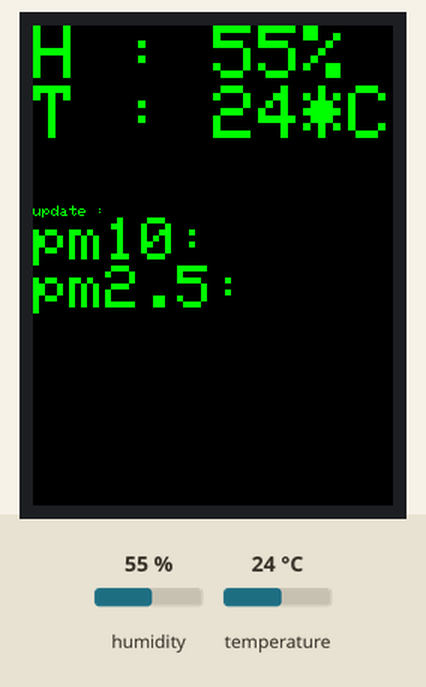
The sketch below on a simulated Arduino MKR. Shown: 240×320 colour display. The test bench sets the inputs (shaded band); at power-on: humidity 55 %, temperature 24 °C. WiFi joins after 1.5 s; servers stay silent unless stated; not simulated (calls return 0 or success): arduino_secrets.h; what the sketch prints to the serial monitor is not drawn.

Above: at 1.8 s.
1.9 s: humidity set to 22 %
At 4.3 s:
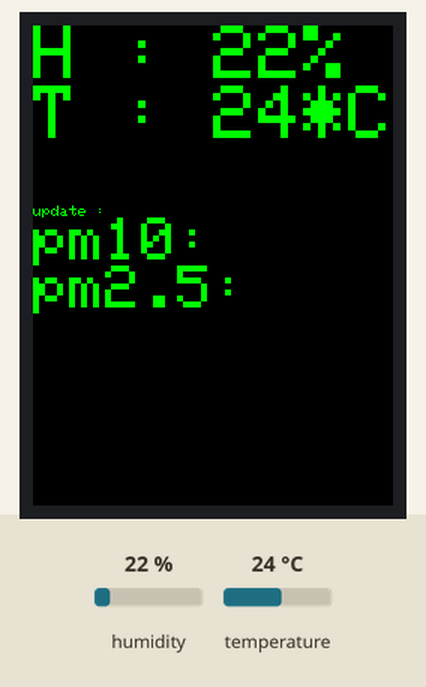
8.1 s: temperature set to 12 °C
At 9.9 s:
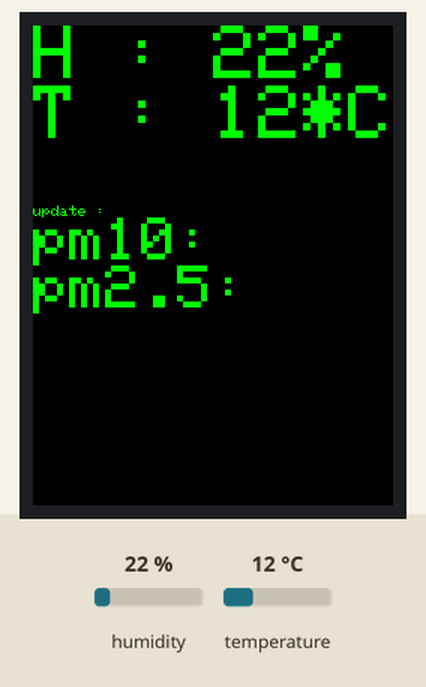
12.6 s: humidity set to 40 %
At 14.8 s:
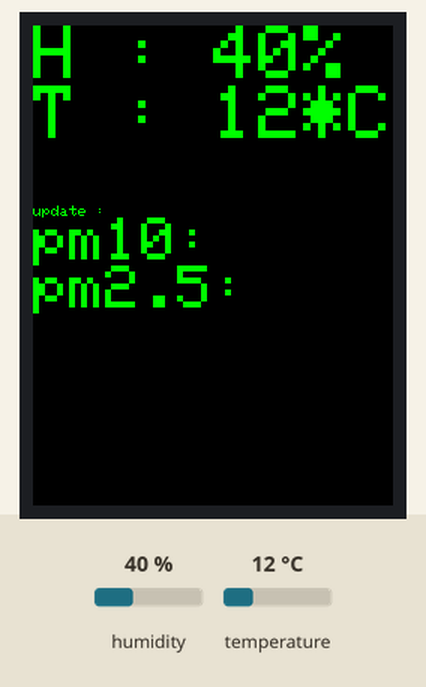
16.9 s: temperature set to 19 °C
At 62.4 s:
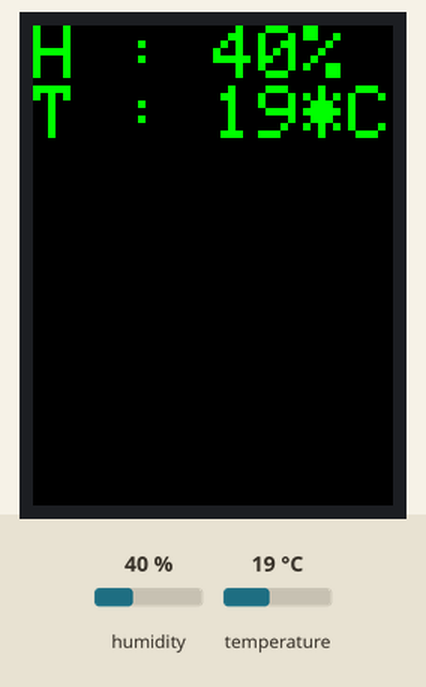
Timing chart, 0 to 63.3 s (numbered marks = the images above; inputs shaded):
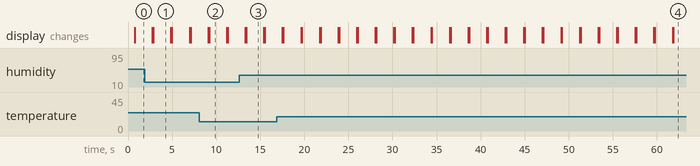

Measured:
- after the input at 1.9 s, the display: first differs from a run without the input after 0.98 s (image 1)
- after the input at 8.1 s, the display: first differs from a run without the input after 1.1 s (image 2)
- after the input at 12.6 s, the display: first differs from a run without the input after 0.81 s (image 3)
- what the display in image 1 shows lasts 2.0 s, from 2.9 s to 4.9 s

The sketch:

dust04_dth11_ili9341.ino
```cpp
//https://www.kocoafab.cc/make/view/709
//http://ilikesan.com/561

#include <SPI.h>
#include <WiFi101.h>
#include "arduino_secrets.h"

#include "Adafruit_GFX.h"
#include "Adafruit_ILI9341.h"
#include <DHT.h>
#include <Wire.h>

#define APIKEY    "il%2FNLlWOP4UfsTvE%2B4DJQaZyjekaA%3D%3D"
#define CITY    "장유동"//"신풍동"
#define VERSION    "1.3"

///////please enter your sensitive data in the Secret tab/arduino_secrets.h
char ssid[] = "";        // your network SSID (name)
char pass[] = "";    // your network password (use for WPA, or use as key for WEP)
int keyIndex = 0;            // your network key Index number (needed only for WEP)

int status = WL_IDLE_STATUS;

char server[] = "openapi.airkorea.or.kr";

unsigned long lastConnectionTime = 0;         // last time you connected to the server, in milliseconds
const unsigned long postingInterval = 1*60000; // delay between updates, in milliseconds

boolean getIsConnected = false;

String rcvbuf;

int pm10 = 0;
int pm25 = 0;

int count = 0;


// For MKR1000
#define TFT_MISO 10 // SDO/MISO
#define TFT_CLK 9 // SCK
#define TFT_MOSI 8 // SDI/MOSI
#define TFT_DC 7 // DC/RS
#define TFT_CS 6 // CS
#define TFT_RST 5 // RESET
//LED - vcc(3.3V)

Adafruit_ILI9341 tft = Adafruit_ILI9341(TFT_CS, TFT_DC, TFT_MOSI, TFT_CLK, TFT_RST, TFT_MISO);

#define DHTPIN 2
#define DHTTYPE DHT11
DHT dht(DHTPIN,DHTTYPE);

String tft_datatime = "";
String tft_pm10value = "";
String tft_pm25value = "";

// Initialize the Ethernet client library
// with the IP address and port of the server
// that you want to connect to (port 80 is default for HTTP):

WiFiClient client;


void setup() {
  //Initialize serial and wait for port to open:
  Serial.begin(9600);


  tft.begin();

  // read diagnostics (optional but can help debug problems)
  uint8_t x = tft.readcommand8(ILI9341_RDMODE);
  Serial.print("Display Power Mode: 0x"); Serial.println(x, HEX);
  x = tft.readcommand8(ILI9341_RDMADCTL);
  Serial.print("MADCTL Mode: 0x"); Serial.println(x, HEX);
  x = tft.readcommand8(ILI9341_RDPIXFMT);
  Serial.print("Pixel Format: 0x"); Serial.println(x, HEX);
  x = tft.readcommand8(ILI9341_RDIMGFMT);
  Serial.print("Image Format: 0x"); Serial.println(x, HEX);
  x = tft.readcommand8(ILI9341_RDSELFDIAG);
  Serial.print("Self Diagnostic: 0x"); Serial.println(x, HEX);

  Serial.println(F("Benchmark                Time (microseconds)"));
  delay(10);
  Serial.print(F("Screen fill              "));
  //Serial.println(testFillScreen());
  delay(500);


}

void loop() {


  // if you get a connection, report back via serial:


  tft.fillScreen(ILI9341_BLACK);
  tft.setRotation(0); //0~3

  unsigned long start = micros();
  tft.setCursor(0, 0);
  tft.setTextColor(ILI9341_GREEN);
  tft.setTextSize(5);

  float h = dht.readHumidity();
  float t = dht.readTemperature();
  // Read temperature as Fahrenheit (isFahrenheit = true)
  float f = dht.readTemperature(true);

  tft.print("H : ");
  tft.print(int(h));
  tft.println("%");
  tft.print("T : ");
  tft.print(int(t));
  tft.println("*C ");

  int i = 0;

  while (client.available()) {
    char c = client.read();
    Serial.write(c);

    /*i++;
    String line = client.readStringUntil('\n');

    int datatime= line.indexOf("</dataTime>");

    if(datatime>0){
      Serial.println("-----------------------------");
      String tmp_str="<dataTime>";
      String wt_datatime = line.substring(line.indexOf(tmp_str)+tmp_str.length(),datatime);
      Serial.print("datetime : ");
      Serial.println(wt_datatime);
      tft_datatime = wt_datatime;
    }

    int pm10value= line.indexOf("</pm10Value>");

    if(pm10value>0){
      String tmp_str="<pm10Value>";
      String wt_pm10value = line.substring(line.indexOf(tmp_str)+tmp_str.length(),pm10value);
      Serial.print("pm10 value : ");
      Serial.println(wt_pm10value);
      tft_pm10value = wt_pm10value;
    }

    int pm25value= line.indexOf("</pm25Value>");

    if(pm25value>0){
      String tmp_str="<pm25Value>";
      String wt_pm25value = line.substring(line.indexOf(tmp_str)+tmp_str.length(),pm25value);
      Serial.print("pm25 value : ");
      Serial.println(wt_pm25value);
      Serial.println(count);
      tft_pm25value = wt_pm25value;
    }*/
  }

  // if ten seconds have passed since your last connection,
  // then connect again and send data:
  if (millis() - lastConnectionTime > postingInterval) {
    connect_server();
  }
  tft.setTextSize(1);
  tft.print("update : ");
  tft.println(tft_datatime);
  tft.setTextSize(4);
  tft.print("pm10:");
  tft.println(tft_pm10value);
  tft.print("pm2.5:");
  tft.println(tft_pm25value);

  WiFi.end();

  delay(2000);

}


void printWiFiStatus() {
  // print the SSID of the network you're attached to:
  Serial.print("SSID: ");
  Serial.println(WiFi.SSID());

  // print your WiFi shield's IP address:
  IPAddress ip = WiFi.localIP();
  Serial.print("IP Address: ");
  Serial.println(ip);

  // print the received signal strength:
  long rssi = WiFi.RSSI();
  Serial.print("signal strength (RSSI):");
  Serial.print(rssi);
  Serial.println(" dBm");
}

void connect_server() {
  client.stop();

  Serial.println("connect");
  // attempt to connect to WiFi network:
  while (status != WL_CONNECTED) {
    Serial.print("Attempting to connect to SSID: ");
    Serial.println(ssid);
    // Connect to WPA/WPA2 network. Change this line if using open or WEP network:
    status = WiFi.begin(ssid, pass);

    // wait 10 seconds for connection:
    delay(10000);
  }
  Serial.println("Connected to wifi");
  printWiFiStatus();
  Serial.println("\nStarting connection to server...");


  // if there's a successful connection:
  if (client.connect(server, 80)) {
    Serial.println("connecting...");
    // send the HTTP PUT request:
    client.print(F("GET /openapi/services/rest/ArpltnInforInqireSvc/getMsrstnAcctoRltmMesureDnsty?stationName="));
    client.print(CITY);
    client.print(F("&dataTerm=daily&pageNo=1&numOfRows=1&ServiceKey="));
    client.print(APIKEY);
    client.print(F("&ver="));
    client.print(VERSION);
    client.print(F(" HTTP/1.1\r\n"));
    client.println("Host: openapi.airkorea.or.kr");
    client.println("Connection: close");
    client.println();

    // note the time that the connection was made:
    lastConnectionTime = millis();
  } else {
    // if you couldn't make a connection:
    Serial.println("connection failed");
  }
  delay(10000);
  Serial.println("end");
}
```
